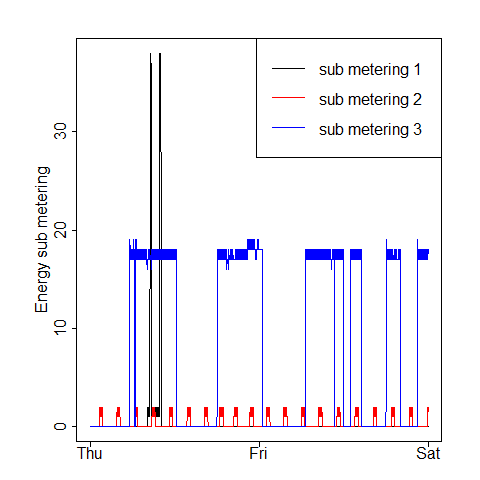

Write R code to recreate this figure.
par(mar=c(4,8,4,4))
plot(data[,10], data[,7], "l", ylab="Energy sub metering", xlab="")
lines(data[,10], data[,8], "l", col="red")
lines(data[,10], data[,9], "l", col="blue")
legend("topright", col=c("black", "red", "blue"), lty=1, legend=c("sub metering 1","sub metering 2","sub metering 3"), 
       bg=NULL, cex=1)
dev.copy(png, "plot3.png", width=480, height=480, pointsize=8)
dev.off()
